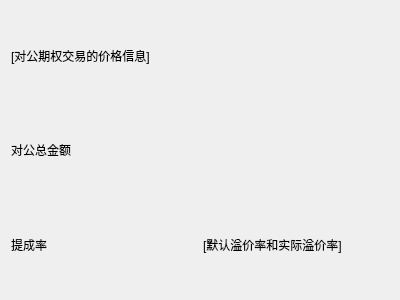
<?xml version="1.0" encoding="UTF-8"?>
<ui version="4.0">
 <class>detailDialog</class>
 <widget class="QDialog" name="detailDialog">
  <property name="geometry">
   <rect>
    <x>0</x>
    <y>0</y>
    <width>400</width>
    <height>300</height>
   </rect>
  </property>
  <property name="windowTitle">
   <string>Dialog</string>
  </property>
  <layout class="QVBoxLayout" name="verticalLayout">
   <item>
    <widget class="QLabel" name="label">
     <property name="text">
      <string>[对公期权交易的价格信息]</string>
     </property>
    </widget>
   </item>
   <item>
    <widget class="QLabel" name="label_2">
     <property name="text">
      <string>对公总金额</string>
     </property>
    </widget>
   </item>
   <item>
    <layout class="QHBoxLayout" name="horizontalLayout">
     <item>
      <widget class="QLabel" name="label_4">
       <property name="text">
        <string>提成率</string>
       </property>
      </widget>
     </item>
     <item>
      <widget class="QLabel" name="label_3">
       <property name="text">
        <string>[默认溢价率和实际溢价率]</string>
       </property>
      </widget>
     </item>
    </layout>
   </item>
  </layout>
 </widget>
 <resources/>
 <connections/>
</ui>
